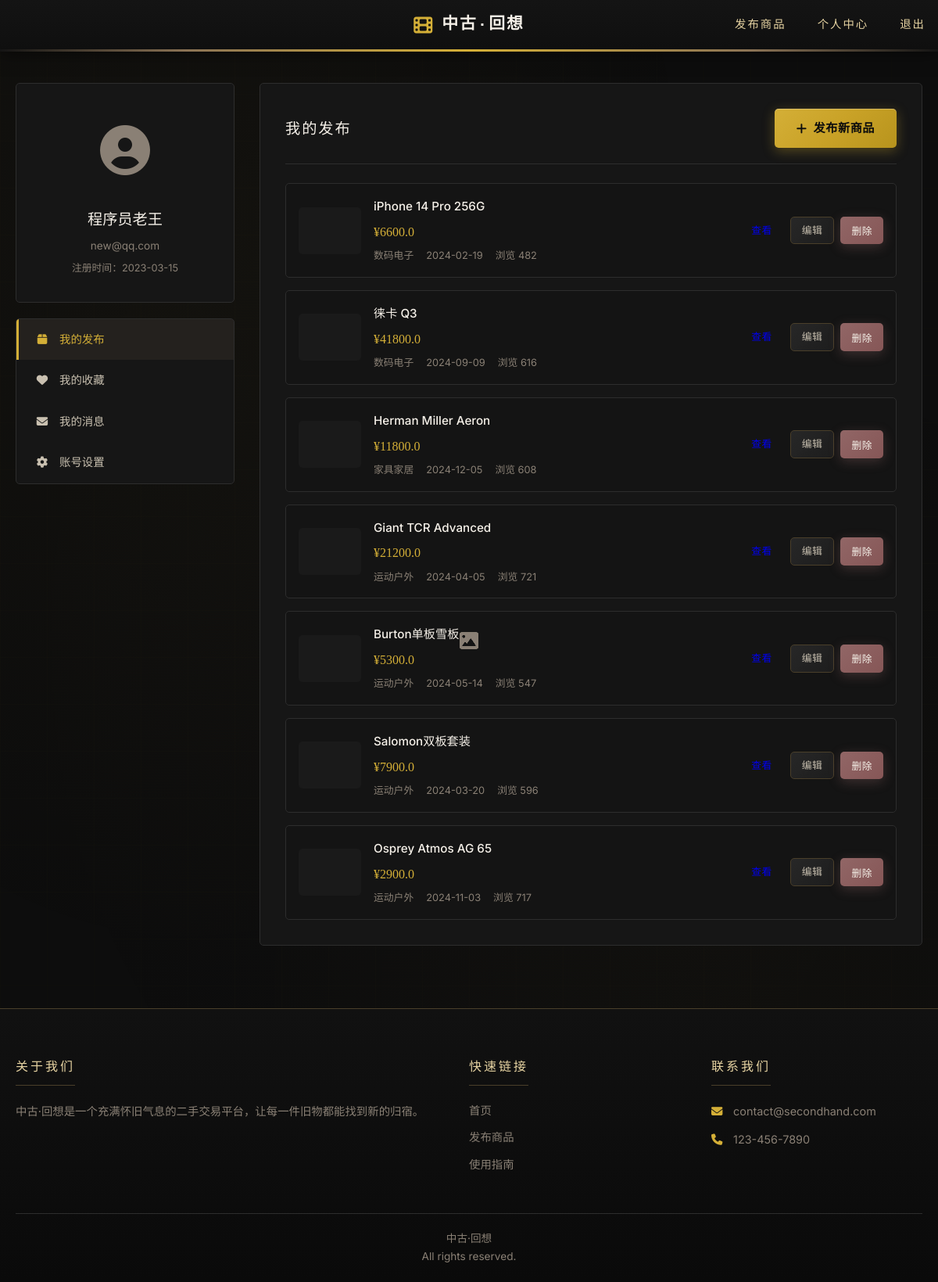
The app's page /profile/ (signed in) with its own data.
### app/models.py (models this page shows, shortened)
class User(db.Model):
    __tablename__ = 'users'
    id = db.Column(db.Integer, primary_key=True)
    username = db.Column(db.String(80), unique=True, nullable=False)
    email = db.Column(db.String(120), unique=True, nullable=False)
    phone = db.Column(db.String(20), nullable=True)
    password = db.Column(db.String(200), nullable=False)
    avatar = db.Column(db.String(20), default='[用户]')
    city = db.Column(db.String(50), nullable=True)
    bio = db.Column(db.String(200), nullable=True)
    created_at = db.Column(db.Date, default=date.today)
    items = db.relationship('Item', backref='seller', lazy='dynamic')
    favorites = db.relationship('Favorite', backref='user', lazy='dynamic')

class Item(db.Model):
    __tablename__ = 'items'
    id = db.Column(db.Integer, primary_key=True)
    title = db.Column(db.String(200), nullable=False)
    description = db.Column(db.Text, nullable=False)
    price = db.Column(db.Float, nullable=False)
    category = db.Column(db.String(20), nullable=False)
    image = db.Column(db.String(200), nullable=True)
    location = db.Column(db.String(100), nullable=True)
    seller_id = db.Column(db.Integer, db.ForeignKey('users.id'), nullable=False)
    views = db.Column(db.Integer, default=0)
    created_at = db.Column(db.Date, default=date.today)
    contact_phone = db.Column(db.String(20), nullable=True)
    contact_wechat = db.Column(db.String(50), nullable=True)
    brand = db.Column(db.String(100), nullable=True)
    model = db.Column(db.String(100), nullable=True)
    purchase_time = db.Column(db.String(50), nullable=True)
    purchase_source = db.Column(db.String(100), nullable=True)

### app/routes/profile.py (the view)
@profile_bp.route('/')
@login_required
def index():
    user = get_current_user()
    my_items = Item.query.filter_by(seller_id=user.id).all()
    fav_records = Favorite.query.filter_by(user_id=user.id).all()
    favorite_items = [Item.query.get(fav.item_id) for fav in fav_records if Item.query.get(fav.item_id)]
    user_messages = []
    return render_template('profile.html',
                         user=user,
                         my_items=my_items,
                         favorites=favorite_items,
                         messages=user_messages)

### app/models.py (called while the page is built)
def login_required(f):
    @wraps(f)
    def decorated_function(*args, **kwargs):
        if 'user_id' not in session:
            flash('请先登录', 'warning')
            return redirect(url_for('auth.login'))
        return f(*args, **kwargs)
    return decorated_function

def get_current_user():
    user_id = session.get('user_id')
    if user_id:
        return User.query.get(user_id)
    return None

### templates/profile.html (shortened to what this page needs)
{% extends "base.html" %}
{% block content %}
<div class="container">
    <div class="profile-layout">
        <aside class="profile-sidebar">
            <div class="profile-card">
                <div class="profile-avatar">
                    <i class="fas fa-user-circle"></i>
                </div>
                <h3 class="profile-name">{{ user.username }}</h3>
                <p class="profile-email">{{ user.email }}</p>
                <p class="profile-joined">注册时间：{{ user.created_at }}</p>
            </div>
            <nav class="profile-nav">
                <a href="#my-items" class="active" onclick="showTab('my-items')">
                    <i class="fas fa-box"></i> 我的发布
                </a>
                <a href="#favorites" onclick="showTab('favorites')">
                    <i class="fas fa-heart"></i> 我的收藏
                </a>
                <a href="#messages" onclick="showTab('messages')">
                    <i class="fas fa-envelope"></i> 我的消息
                </a>
                <a href="#settings" onclick="showTab('settings')">
                    <i class="fas fa-cog"></i> 账号设置
                </a>
            </nav>
        </aside>
        <div class="profile-content">
            <div id="my-items" class="tab-content active">
                <div class="content-header">
                    <h2>我的发布</h2>
                    <a href="{{ url_for('items.publish') }}" class="btn btn-primary">
                        <i class="fas fa-plus"></i> 发布新商品
                    </a>
                </div>
                {% if my_items %}
                <div class="items-list">
                    {% for item in my_items %}
                    <div class="item-row">
                        <div class="item-image">
                            {% if item.image %}
                                <img src="{{ url_for('static', filename='images/' + item.image) }}" alt="{{ item.title }}">
                            {% else %}
                                <div class="placeholder-image small">
                                    <i class="fas fa-image"></i>
                                </div>
                            {% endif %}
                        </div>
                        <div class="item-details">
                            <h4>{{ item.title }}</h4>
                            <p class="item-price">¥{{ item.price }}</p>
                            <p class="item-meta">
                                <span>{{ item.category }}</span>
                                <span>{{ item.created_at }}</span>
                                <span>浏览 {{ item.views or 0 }}</span>
                            </p>
                        </div>
                        <div class="item-actions">
                            <a href="{{ url_for('items.item_detail', item_id=item.id) }}" class="btn btn-sm">
                            </a>
                            <a href="{{ url_for('items.edit_item', item_id=item.id) }}" class="btn btn-sm btn-secondary">
                                编辑
                            </a>
                            <button onclick="deleteItem({{ item.id }})" class="btn btn-sm btn-danger">
                                删除
                            </button>
                        </div>
                    </div>
                    {% endfor %}
                </div>
                {% else %}
                <div class="empty-state">
                    <i class="fas fa-box-open"></i>
                    <p>您还没有发布任何商品</p>
                    <a href="{{ url_for('items.publish') }}" class="btn btn-primary">去发布</a>
                </div>
                {% endif %}
            </div>
        </div>
    </div>
</div>
{% endblock %}

### records on screen
User: username "程序员老王", email "new@qq.com", created_at "2023-03-15"
Item: title "iPhone 14 Pro 256G", price "6600.0", category "数码电子", created_at "2024-02-19", views "482"
Item: title "徕卡 Q3", price "41800.0", category "数码电子", created_at "2024-09-09", views "616"
Item: title "Herman Miller Aeron", price "11800.0", category "家具家居", created_at "2024-12-05", views "608"
Item: title "Giant TCR Advanced", price "21200.0", category "运动户外", created_at "2024-04-05", views "721"
Item: title "Burton单板雪板", price "5300.0", category "运动户外", created_at "2024-05-14", views "547"
Item: title "Salomon双板套装", price "7900.0", category "运动户外", created_at "2024-03-20", views "596"
Item: title "Osprey Atmos AG 65", price "2900.0", category "运动户外", created_at "2024-11-03", views "717"
